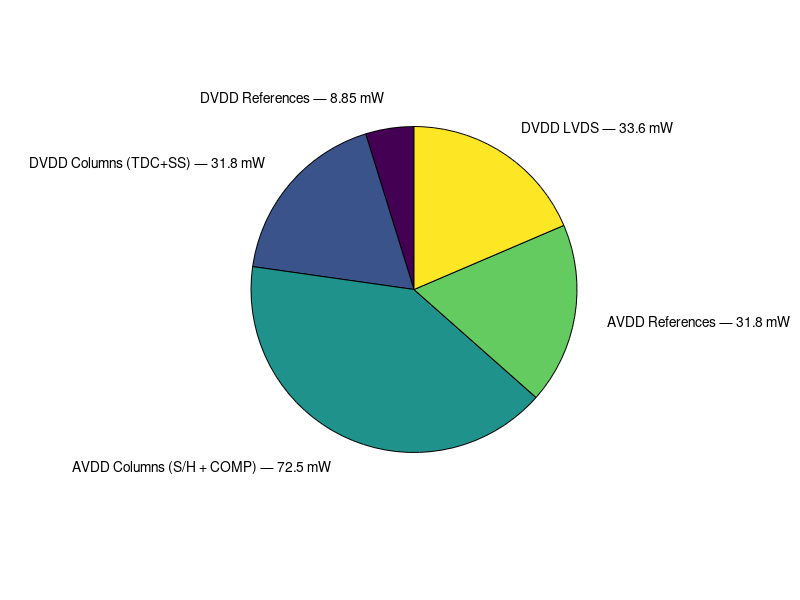

Reproduce this figure in MATLAB.
total = 177;

POWER = [8 30 68 30 31];

LABELS = {'DVDD References — 8.85 mW', 'DVDD Columns (TDC+SS) — 31.8 mW', 'AVDD Columns (S/H + COMP) — 72.5 mW', 'AVDD References — 31.8 mW', 'DVDD LVDS — 33.6 mW'};

pie(POWER,LABELS);
